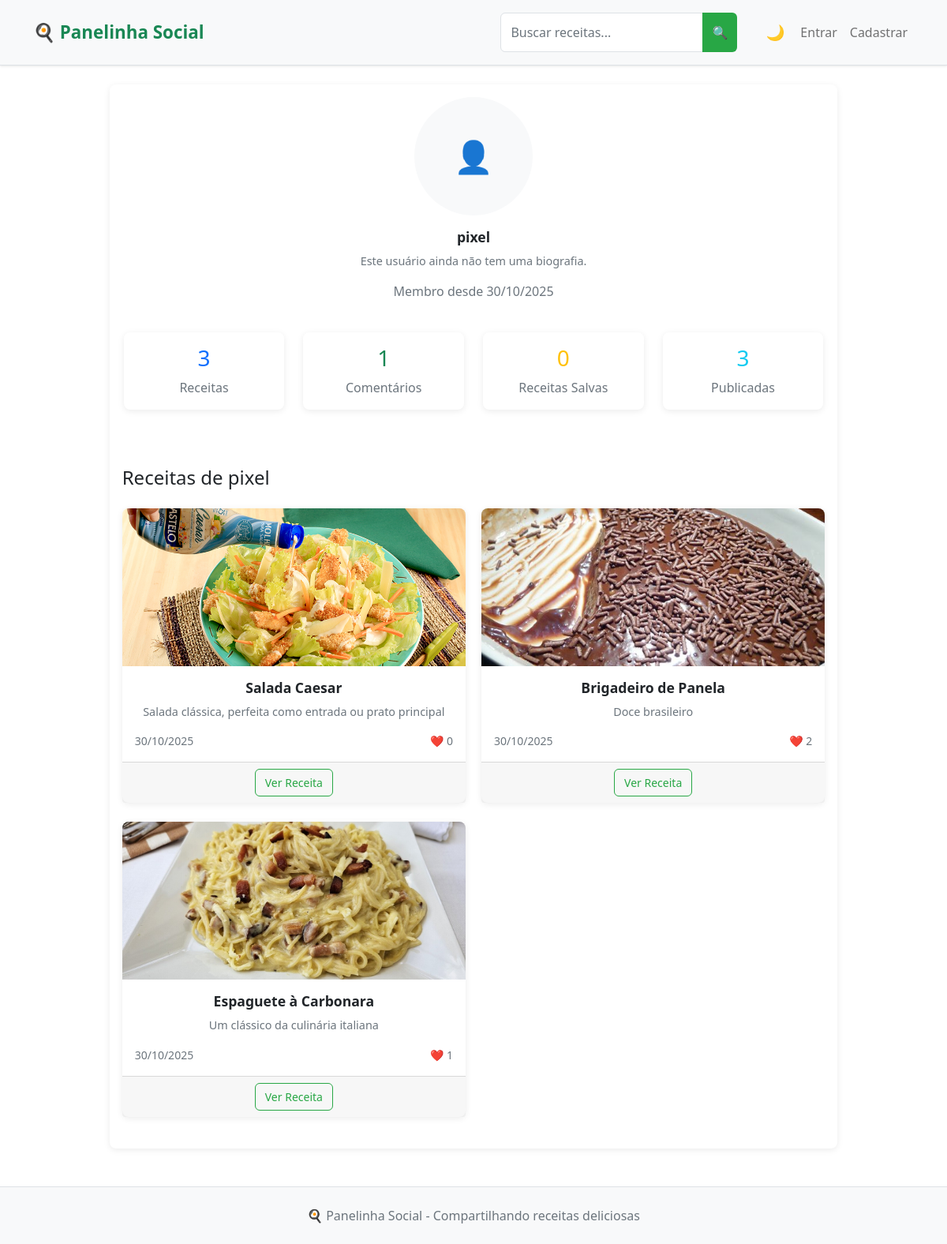
Before: /user/pixel with the older database file.
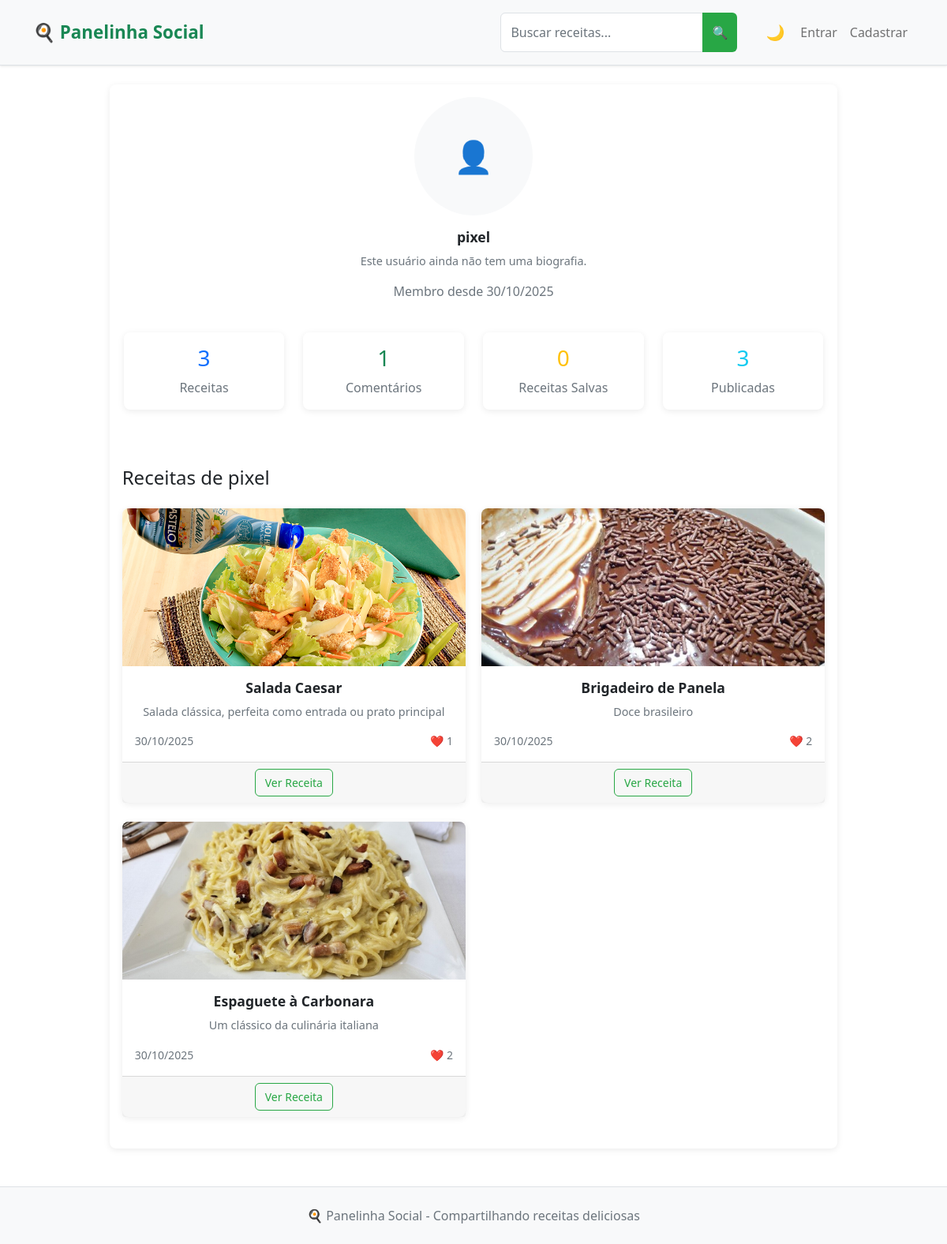
After: the same page with the newer database file.
### app.py (models this page shows, shortened)
class Recipe(db.Model):
    __tablename__ = 'recipe'
    id = db.Column(db.Integer, primary_key=True)
    title = db.Column(db.String(100), nullable=False, index=True)
    description = db.Column(db.Text)
    ingredients = db.Column(db.Text)
    steps = db.Column(db.Text)
    image = db.Column(db.String(200))
    categories = db.Column(db.String(200))
    difficulty = db.Column(db.String(20), nullable=False, default='Fácil', index=True)  # NOVO CAMPO
    is_draft = db.Column(db.Boolean, default=False, index=True)
    created_at = db.Column(db.DateTime, default=datetime.utcnow, index=True)
    updated_at = db.Column(db.DateTime, default=datetime.utcnow, onupdate=datetime.utcnow)
    views = db.Column(db.Integer, default=0, index=True)
    user_id = db.Column(db.Integer, db.ForeignKey('user.id'), nullable=False, index=True)
    likes = db.relationship('Like', backref='recipe', lazy='select')
    comments = db.relationship('Comment', backref='recipe', lazy='select')
    saved_by = db.relationship('SavedRecipe', backref='recipe', lazy='select')
    def like_count(self):
        if hasattr(self, '_like_count'):
            return self._like_count
        return len(self.likes)

### app.py (the view)
@app.route('/user/<username>')
def user_profile(username):
    user = User.query.filter_by(username=username).first_or_404()
    recipes = Recipe.query.filter_by(user_id=user.id, is_draft=False)\
                         .order_by(Recipe.created_at.desc())\
                         .all()
    return render_template('user_profile.html',
                         title=f'Perfil - {user.username}',
                         user=user,
                         recipes=recipes)

### templates/user_profile.html (shortened to what the changed rows need)
{% extends "base.html" %}
{% block content %}
<div class="row justify-content-center">
    <div class="col-md-10">
        <div class="card">
            <div class="card-body text-center">
                <div class="mb-4">
                    <h2 class="card-title">{{ user.username }}</h2>
                </div>
                <div class="mt-5">
                    {% if recipes %}
                        <div class="row">
                            {% for recipe in recipes %}
                                <div class="col-md-6 mb-4">
                                    <div class="card h-100">
                                        {% if recipe.image %}
                                            <img src="{{ url_for('static', filename='uploads/' + recipe.image) }}"
                                                 class="card-img-top"
                                                 style="height: 200px; object-fit: cover;"
                                                 alt="{{ recipe.title }}">
                                        {% else %}
                                            <div class="card-img-top bg-light d-flex align-items-center justify-content-center"
                                                 style="height: 200px;">
                                                <span class="text-muted">📷</span>
                                            </div>
                                        {% endif %}
                                        <div class="card-body">
                                            <h5 class="card-title">{{ recipe.title }}</h5>
                                            <p class="card-text text-muted">
                                                {{ recipe.description[:100] }}{% if recipe.description|length > 100 %}...{% endif %}
                                            </p>
                                            <div class="d-flex justify-content-between text-muted">
                                                <small>{{ recipe.created_at.strftime('%d/%m/%Y') }}</small>
                                                <small>❤️ {{ recipe.like_count() }}</small>
                                            </div>
                                        </div>
                                        <div class="card-footer">
                                            <a href="{{ url_for('recipe_detail', recipe_id=recipe.id) }}"
                                               class="btn btn-outline-success btn-sm">
                                                Ver Receita
                                            </a>
                                        </div>
                                    </div>
                                </div>
                            {% endfor %}
                        </div>
                    {% endif %}
                </div>
            </div>
        </div>
    </div>
</div>
{% endblock %}

Changed rows visible on the page:
changed Recipe "Salada Caesar": like_count "0" → "1"
changed Recipe "Espaguete à Carbonara": like_count "1" → "2"
